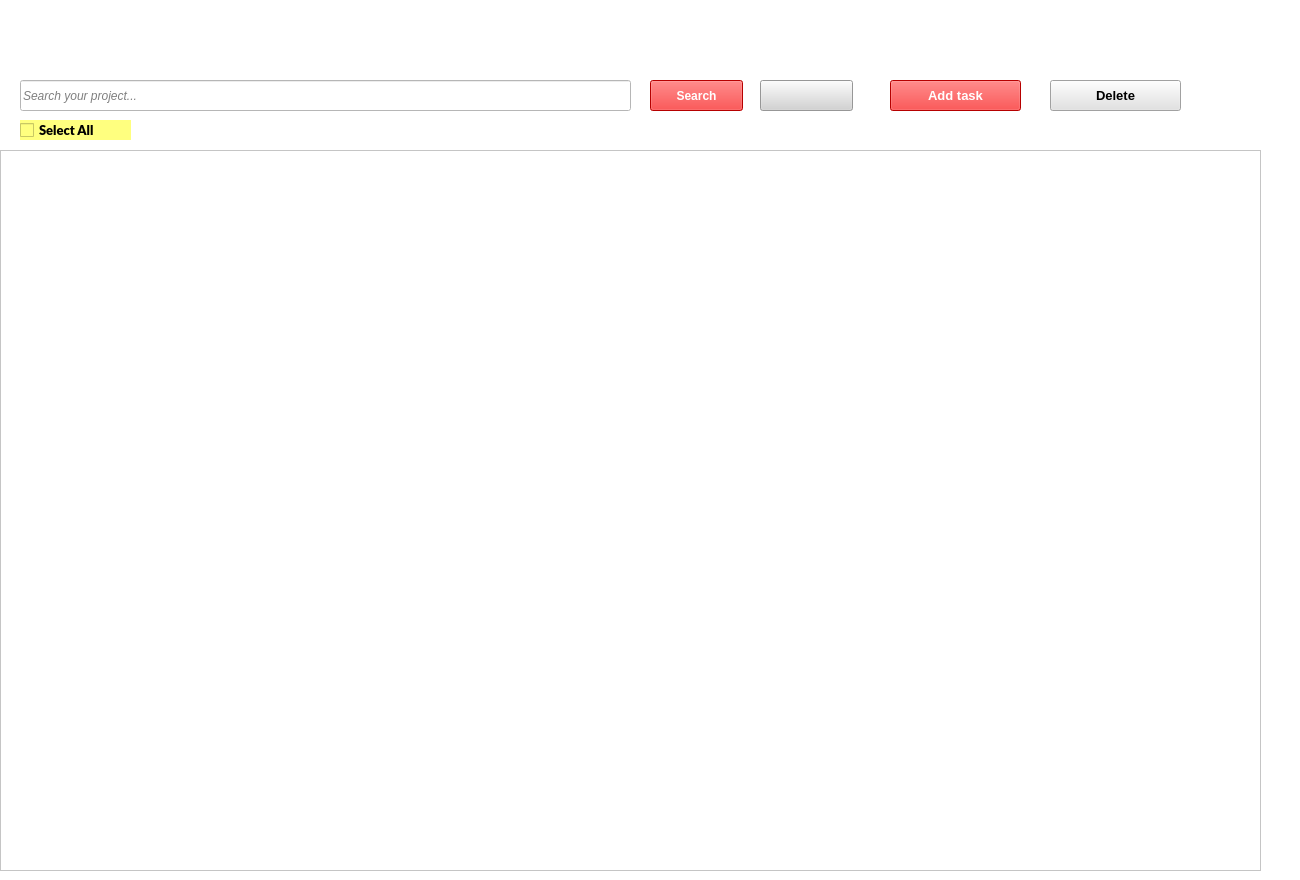
         <widget class="QWidget" name="widget_2">
          <property name="styleSheet">
           <string notr="true">background-color: rgb(255, 255, 255);</string>
          </property>
          <attribute name="title">
           <string>All</string>
          </attribute>
          <widget class="QCheckBox" name="checkBoxSelectAll">
           <property name="geometry">
            <rect>
             <x>20</x>
             <y>120</y>
             <width>111</width>
             <height>20</height>
            </rect>
           </property>
           <property name="font">
            <font>
             <family>Lato Black</family>
             <pointsize>10</pointsize>
             <weight>75</weight>
             <bold>true</bold>
            </font>
           </property>
           <property name="styleSheet">
            <string notr="true">background-color: rgb(255, 255, 127);</string>
           </property>
           <property name="text">
            <string>Select All</string>
           </property>
          </widget>
          <widget class="QLineEdit" name="lineEditSearchAll">
           <property name="geometry">
            <rect>
             <x>20</x>
             <y>80</y>
             <width>611</width>
             <height>31</height>
            </rect>
           </property>
           <property name="font">
            <font>
             <italic>true</italic>
            </font>
           </property>
           <property name="styleSheet">
            <string notr="true">background-color: rgb(255, 255, 255);</string>
           </property>
           <property name="placeholderText">
            <string>Search your project...</string>
           </property>
          </widget>
          <widget class="QTableWidget" name="tableWidgetAllProjects">
           <property name="enabled">
            <bool>true</bool>
           </property>
           <property name="geometry">
            <rect>
             <x>0</x>
             <y>150</y>
             <width>1261</width>
             <height>721</height>
            </rect>
           </property>
           <property name="font">
            <font>
             <family>Lato Black</family>
             <weight>75</weight>
             <bold>true</bold>
            </font>
           </property>
           <property name="styleSheet">
            <string notr="true">background-color: rgb(255, 255, 255);</string>
           </property>
           <property name="editTriggers">
            <set>QAbstractItemView::NoEditTriggers</set>
           </property>
           <property name="dragDropOverwriteMode">
            <bool>true</bool>
           </property>
           <property name="columnCount">
            <number>0</number>
           </property>
          </widget>
          <widget class="QLabel" name="ProjectListAll">
           <property name="geometry">
            <rect>
             <x>0</x>
             <y>0</y>
             <width>1291</width>
             <height>71</height>
            </rect>
           </property>
           <property name="font">
            <font>
             <pointsize>-1</pointsize>
             <weight>75</weight>
             <bold>true</bold>
            </font>
           </property>
           <property name="styleSheet">
            <string notr="true">QLabel {
        font-size: 30px;
        font-weight: bold;
        color: #FFFFFF;
        padding: 10px 20px;
        border-radius: 8px;
        background: qlineargradient(
            x1:0, y1:0, x2:1, y2:0,
            stop:0 #FF7E5F,
            stop:0.5 #FEB47B,
            stop:1 #FF7E5F
        );
    }</string>
           </property>
           <property name="text">
            <string>ALL PROJECT LIST</string>
           </property>
           <property name="alignment">
            <set>Qt::AlignCenter</set>
           </property>
          </widget>
          <widget class="QPushButton" name="pushButtonAllAddTask">
           <property name="geometry">
            <rect>
             <x>890</x>
             <y>80</y>
             <width>131</width>
             <height>31</height>
            </rect>
           </property>
           <property name="font">
            <font>
             <pointsize>10</pointsize>
             <weight>75</weight>
             <bold>true</bold>
            </font>
           </property>
           <property name="styleSheet">
            <string notr="true">color: rgb(255, 255, 255);
background-color: rgb(255, 0, 0);</string>
           </property>
           <property name="text">
            <string>Add task</string>
           </property>
           <property name="icon">
            <iconset>
             <normaloff>../../Image/plus_10023858.png</normaloff>../../Image/plus_10023858.png</iconset>
           </property>
          </widget>
          <widget class="QPushButton" name="pushButtonAllDelete">
           <property name="geometry">
            <rect>
             <x>1050</x>
             <y>80</y>
             <width>131</width>
             <height>31</height>
            </rect>
           </property>
           <property name="font">
            <font>
             <pointsize>10</pointsize>
             <weight>75</weight>
             <bold>true</bold>
            </font>
           </property>
           <property name="styleSheet">
            <string notr="true">background-color: rgb(208, 208, 208);
background-color: rgb(226, 226, 226);</string>
           </property>
           <property name="text">
            <string>Delete</string>
           </property>
           <property name="icon">
            <iconset>
             <normaloff>../../Image/minus_10023881.png</normaloff>../../Image/minus_10023881.png</iconset>
           </property>
          </widget>
          <widget class="QPushButton" name="pushButtonAllSearch">
           <property name="geometry">
            <rect>
             <x>650</x>
             <y>80</y>
             <width>93</width>
             <height>31</height>
            </rect>
           </property>
           <property name="font">
            <font>
             <weight>75</weight>
             <bold>true</bold>
            </font>
           </property>
           <property name="styleSheet">
            <string notr="true">color: rgb(255, 255, 255);
background-color: rgb(255, 0, 0);</string>
           </property>
           <property name="text">
            <string>Search</string>
           </property>
           <property name="icon">
            <iconset>
             <normaloff>../../Image/magnifying-glass_11461318.png</normaloff>../../Image/magnifying-glass_11461318.png</iconset>
           </property>
          </widget>
          <widget class="QPushButton" name="pushButtonAllReload">
           <property name="geometry">
            <rect>
             <x>760</x>
             <y>80</y>
             <width>93</width>
             <height>31</height>
            </rect>
           </property>
           <property name="styleSheet">
            <string notr="true">background-color: rgb(211, 211, 211);</string>
           </property>
           <property name="text">
            <string/>
           </property>
           <property name="icon">
            <iconset>
             <normaloff>../../Image/refresh_8208127.png</normaloff>../../Image/refresh_8208127.png</iconset>
           </property>
           <property name="iconSize">
            <size>
             <width>30</width>
             <height>30</height>
            </size>
           </property>
          </widget>
          <widget class="QLabel" name="label">
           <property name="geometry">
            <rect>
             <x>450</x>
             <y>10</y>
             <width>55</width>
             <height>51</height>
            </rect>
           </property>
           <property name="autoFillBackground">
            <bool>false</bool>
           </property>
           <property name="styleSheet">
            <string notr="true">background-color: transparent;</string>
           </property>
           <property name="text">
            <string/>
           </property>
           <property name="pixmap">
            <pixmap>C:/Users/FPT/Downloads/menu_11018623.png</pixmap>
           </property>
           <property name="scaledContents">
            <bool>true</bool>
           </property>
          </widget>
          <zorder>checkBoxSelectAll</zorder>
          <zorder>lineEditSearchAll</zorder>
          <zorder>pushButtonAllAddTask</zorder>
          <zorder>pushButtonAllDelete</zorder>
          <zorder>pushButtonAllSearch</zorder>
          <zorder>pushButtonAllReload</zorder>
          <zorder>tableWidgetAllProjects</zorder>
          <zorder>ProjectListAll</zorder>
          <zorder>label</zorder>
         </widget>
